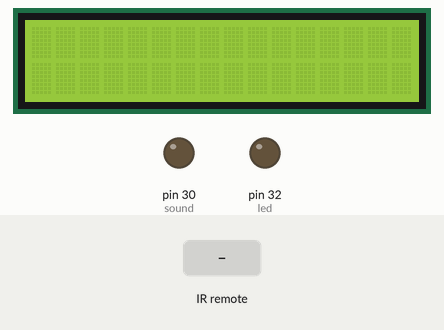
Simulated run of this sketch. Board: Arduino Mega 2560, built with avr-gcc and run on an emulated ATmega2560. On the bench: 16×2 character LCD, output pins drawn as LEDs (lit = HIGH). The test bench sets the inputs (shaded band). What the sketch prints to the serial monitor is not drawn.

Above: at 1.2 s.
1.3 s: infrared code 0xE5CFBD7F received
At 1.9 s:
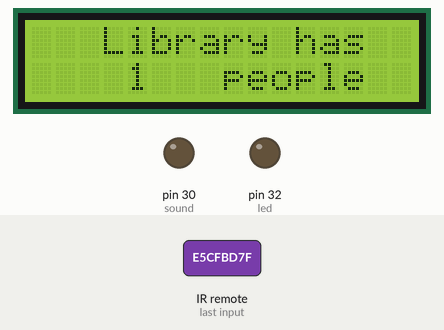
3.5 s: infrared code 0xA3C8EDDB received
At 3.9 s:
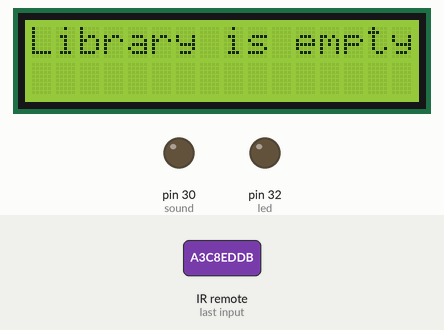
Timing chart, 0 to 6.5 s (numbered marks = the images above; inputs shaded):
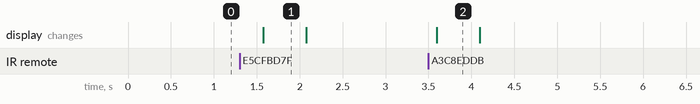

The sketch:

engr1200.ino
```cpp
#include <IRremote.h>
#include <LiquidCrystal.h>

int sound=30;
int led=32;

long int x=0;

LiquidCrystal lcd(12, 11, 28, 26, 24, 22);

int RECV_PIN = 40;

IRrecv irrecv(RECV_PIN);

decode_results results;

int counter=0;

void setup()
{
  Serial.begin(9600);
  irrecv.enableIRIn(); // Start the receiver
  lcd.begin(16, 2);
  pinMode(led,OUTPUT);
  pinMode(sound,OUTPUT);
}

void loop() {
  delay(500);
  lcd.clear();
  if (irrecv.decode(&results)) {
    Serial.println(results.value);
    x=results.value;
    if(results.value==3855596927)
    {
      counter++;
      lcd.setCursor(0,0);
      lcd.print("   Library has   ");
      lcd.setCursor(4,1);
      lcd.print(counter);
      lcd.setCursor(8,1);
      lcd.print("people");
      if(counter>10)
      {
        lcd.clear();
        lcd.print(" library is over");
        lcd.setCursor(4,1);
        lcd.print("Capacity");
        digitalWrite(led,HIGH);
        digitalWrite(sound,HIGH);
      }
    }
      if(results.value==2747854299)
    {
      if(counter>0)
      {
      counter--;
      if(counter>10)
      {
        lcd.clear();
        lcd.print(" library is over");
        lcd.setCursor(4,1);
        lcd.print("Capacity");
        digitalWrite(led,HIGH);
        digitalWrite(sound,HIGH);
      }
      if(counter<=10)
      {
        digitalWrite(led,LOW);
        digitalWrite(sound,LOW);
        lcd.clear();
      lcd.setCursor(0,0);
      lcd.print("   Library has   ");
      lcd.setCursor(4,1);
      lcd.print(counter);
      lcd.setCursor(8,1);
      lcd.print("people");
      }
      }
      if(counter==0)
      {
        lcd.clear();
        lcd.print("Library is empty");
      }

    }


    irrecv.resume(); // Receive the next value
  }
}
```

Measured:
- after the input at 1.3 s, the display: changes after 0.28 s (image 1)
- after the input at 3.5 s, the display: changes after 0.10 s (image 2)
- what the display in image 1 shows lasts 0.5 s, from 1.6 s to 2.1 s
